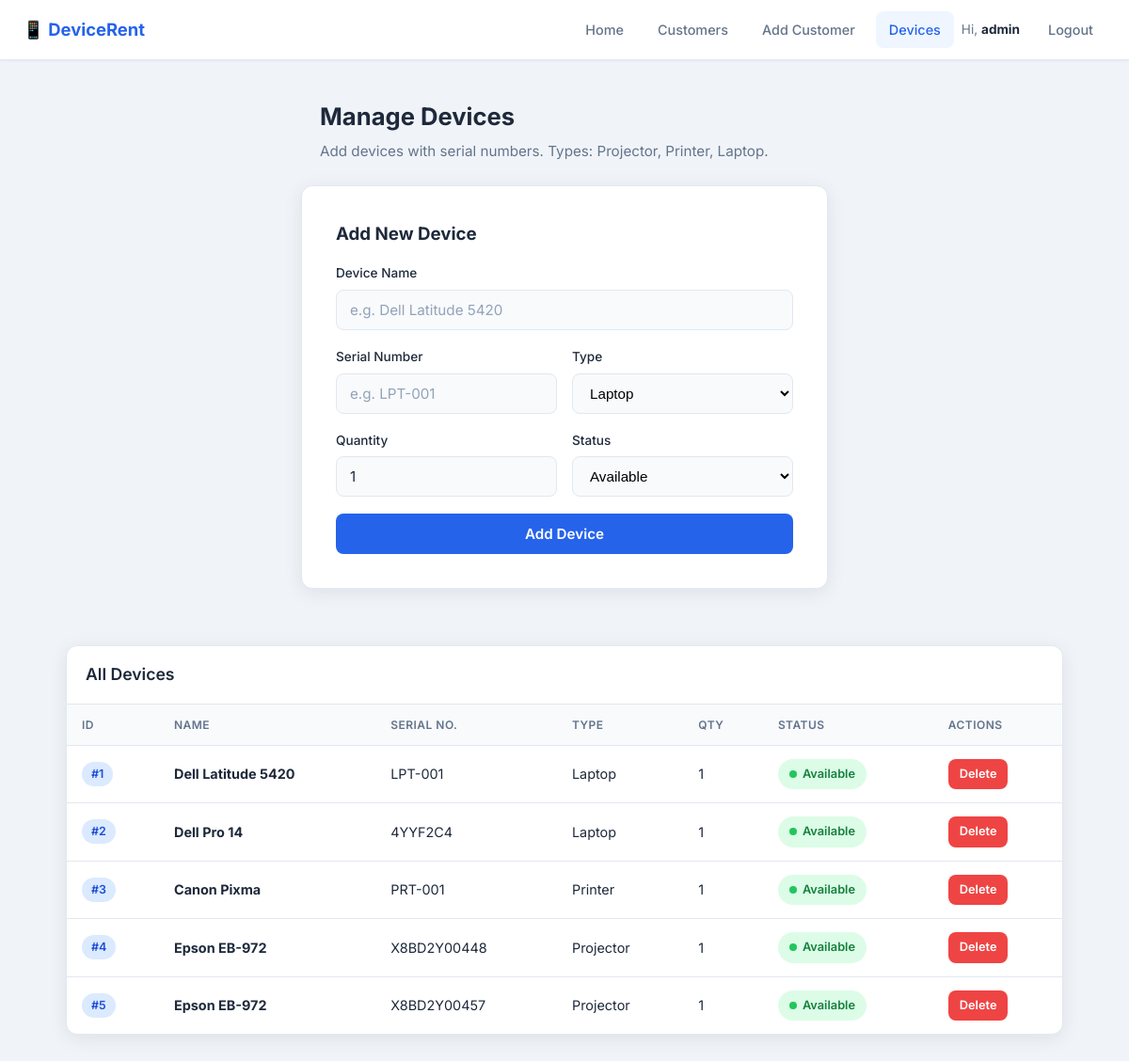
The app's page /manage_devices.php (signed in) with its own data.
### tables this page shows
CREATE TABLE IF NOT EXISTS devices (
    device_id INT AUTO_INCREMENT PRIMARY KEY,
    device_name VARCHAR(100) NOT NULL,
    serial_number VARCHAR(50),
    category VARCHAR(50),
    quantity INT DEFAULT 1,
    status ENUM('Available', 'Unavailable', 'Maintenance') DEFAULT 'Available'
);

### manage_devices.php (the view, shortened to what this page needs)
<?php
include 'db.php';
$devices = mysqli_query($conn, "SELECT * FROM devices ORDER BY category, device_name");
?>
<!DOCTYPE html>
<html lang="en">
<head>
    <link rel="stylesheet" href="style.css">
</head>
<body>
<nav class="navbar">
    <a href="index.php" class="brand">📱 DeviceRent</a>
    <div class="nav-links">
        <a href="index.php">Home</a>
        <a href="view_customers.php">Customers</a>
        <a href="add_customer.php">Add Customer</a>
        <a href="manage_devices.php" class="active">Devices</a>
        <span class="nav-user">Hi, <strong><?php echo htmlspecialchars($_SESSION['username']); ?></strong></span>
        <a href="logout.php">Logout</a>
    </div>
</nav>
<div class="page-header">
    <h1>Manage Devices</h1>
    <p>Add devices with serial numbers. Types: Projector, Printer, Laptop.</p>
</div>
<div class="form-card">
    <h3 style="margin-bottom:16px;">Add New Device</h3>
    <form method="POST">
        <div class="form-group">
            <label>Device Name</label>
            <input type="text" name="device_name" placeholder="e.g. Dell Latitude 5420" required>
        </div>
        <div class="form-row">
            <div class="form-group">
                <label>Serial Number</label>
                <input type="text" name="serial_number" placeholder="e.g. LPT-001" required>
            </div>
            <div class="form-group">
                <label>Type</label>
                <select name="category" required
                    style="width:100%;padding:11px 14px;border:1.5px solid #e2e8f0;border-radius:8px;font-size:0.95rem;background:#f8fafc;">
                    <option value="Laptop">Laptop</option>
                </select>
            </div>
        </div>
        <div class="form-row">
            <div class="form-group">
                <label>Quantity</label>
                <input type="number" name="quantity" value="1" min="1" required>
            </div>
            <div class="form-group">
                <label>Status</label>
                <select name="status"
                    style="width:100%;padding:11px 14px;border:1.5px solid #e2e8f0;border-radius:8px;font-size:0.95rem;background:#f8fafc;">
                    <option value="Available">Available</option>
                </select>
            </div>
        </div>
        <button type="submit" name="add_device" class="btn btn-block">Add Device</button>
    </form>
</div>
<div class="table-wrapper">
    <div class="table-card">
        <div class="table-toolbar">
            <h2>All Devices</h2>
        </div>
        <?php if (!$devices || mysqli_num_rows($devices) === 0): ?>
            <div class="empty-state">
                <div class="icon">📦</div>
                <p>No devices yet.</p>
            </div>
        <?php else: ?>
        <div style="overflow-x:auto;">
            <table>
                <thead>
                    <tr>
                        <th>ID</th>
                        <th>Name</th>
                        <th>Serial No.</th>
                        <th>Type</th>
                        <th>Qty</th>
                        <th>Status</th>
                        <th>Actions</th>
                    </tr>
                </thead>
                <tbody>
                <?php while ($d = mysqli_fetch_assoc($devices)):
                    $isAvailable = strtolower($d['status']) === 'available';
                ?>
                    <tr>
                        <td><span class="badge">#<?php echo $d['device_id']; ?></span></td>
                        <td><strong><?php echo htmlspecialchars($d['device_name']); ?></strong></td>
                        <td><?php echo htmlspecialchars($d['serial_number'] ?? '—'); ?></td>
                        <td><?php echo htmlspecialchars($d['category']); ?></td>
                        <td><?php echo (int)$d['quantity']; ?></td>
                        <td>
                            <?php if ($isAvailable): ?>
                                <a href="?toggle=<?php echo $d['device_id']; ?>" class="toggle-btn toggle-on"
                                   title="Click to turn OFF">
                                    <span class="dot dot-on"></span> Available
                                </a>
                            <?php endif; ?>
                        </td>
                        <td>
                            <a href="?delete=<?php echo $d['device_id']; ?>"
                               class="btn" style="padding:6px 12px;font-size:0.8rem;background:#ef4444;"
                               onclick="return confirm('Delete this device and its rental history?')">Delete</a>
                        </td>
                    </tr>
                <?php endwhile; ?>
                </tbody>
            </table>
        </div>
        <?php endif; ?>
    </div>
</div>
</body>
</html>

### style.css (style rules this page uses)
:root { --primary: #2563eb; --primary-dark: #1d4ed8; --bg: #f0f4f8; --surface: #ffffff; --text: #1e293b; --text-muted: #64748b; --border: #e2e8f0; --success: #10b981; --danger: #ef4444; --radius: 12px; --shadow: 0 4px 20px rgba(0, 0, 0, 0.08); --shadow-lg: 0 10px 40px rgba(0, 0, 0, 0.12); }
* { box-sizing: border-box; margin: 0; padding: 0; }
body { font-family: 'Inter', system-ui, -apple-system, sans-serif; background: var(--bg); color: var(--text); line-height: 1.6; min-height: 100vh; }
.navbar { background: var(--surface); border-bottom: 1px solid var(--border); padding: 0 24px; height: 64px; display: flex; align-items: center; justify-content: space-between; position: sticky; top: 0; z-index: 100; box-shadow: 0 1px 3px rgba(0,0,0,0.05); }
.navbar .brand { font-weight: 700; font-size: 1.15rem; color: var(--primary); text-decoration: none; display: flex; align-items: center; gap: 8px; }
.navbar .nav-links { display: flex; gap: 8px; align-items: center; }
.navbar .nav-links a { text-decoration: none; color: var(--text-muted); font-weight: 500; font-size: 0.9rem; padding: 8px 14px; border-radius: 8px; transition: all 0.2s; }
.navbar .nav-links a:hover, .navbar .nav-links a.active { color: var(--primary); background: #eff6ff; }
.nav-user { font-size: 0.85rem; color: var(--text-muted); margin-right: 8px; }
.nav-user strong { color: var(--text); }
.page-header { max-width: 560px; margin: 40px auto 0; padding: 0 20px; }
.page-header h1 { font-size: 1.6rem; font-weight: 700; margin-bottom: 4px; }
.page-header p { color: var(--text-muted); font-size: 0.95rem; }
.form-card { max-width: 560px; margin: 24px auto 60px; background: var(--surface); border-radius: var(--radius); padding: 36px; box-shadow: var(--shadow); border: 1px solid var(--border); }
.form-group { margin-bottom: 18px; }
.form-group label { display: block; font-size: 0.85rem; font-weight: 500; margin-bottom: 6px; }
.form-row { display: grid; grid-template-columns: 1fr 1fr; gap: 16px; }
input[type="text"], input[type="email"], input[type="number"], input[type="date"], input[type="tel"], input[type="password"] { width: 100%; padding: 11px 14px; border: 1.5px solid var(--border); border-radius: 8px; font-size: 0.95rem; font-family: inherit; color: var(--text); background: #f8fafc; transition: border-color 0.2s, box-shadow 0.2s; }
input::placeholder { color: #94a3b8; }
.btn { display: inline-flex; align-items: center; justify-content: center; gap: 8px; background: var(--primary); color: white; padding: 12px 24px; border: none; border-radius: 8px; font-size: 0.95rem; font-weight: 600; font-family: inherit; cursor: pointer; text-decoration: none; transition: background 0.2s, transform 0.15s; }
.btn-block { width: 100%; }
.table-wrapper { max-width: 1100px; margin: 24px auto 60px; padding: 0 20px; }
.table-card { background: var(--surface); border-radius: var(--radius); box-shadow: var(--shadow); border: 1px solid var(--border); overflow: hidden; }
.table-toolbar { display: flex; justify-content: space-between; align-items: center; padding: 16px 20px; border-bottom: 1px solid var(--border); }
.table-toolbar h2 { font-size: 1.1rem; font-weight: 600; }
table { width: 100%; border-collapse: collapse; }
th { background: #f8fafc; color: var(--text-muted); font-size: 0.75rem; font-weight: 600; text-transform: uppercase; letter-spacing: 0.04em; padding: 12px 16px; text-align: left; border-bottom: 1px solid var(--border); white-space: nowrap; }
td { padding: 14px 16px; border-bottom: 1px solid var(--border); font-size: 0.9rem; }
tr:last-child td { border-bottom: none; }
.badge { display: inline-block; padding: 3px 10px; border-radius: 20px; font-size: 0.78rem; font-weight: 600; background: #dbeafe; color: var(--primary-dark); }

### manage_devices.php (style rules this page uses)
.toggle-btn { display: inline-flex; align-items: center; gap: 6px; padding: 6px 12px; border-radius: 20px; font-size: 0.8rem; font-weight: 600; text-decoration: none; border: none; cursor: pointer; }
.toggle-on { background: #dcfce7; color: #15803d; }
.dot { width: 8px; height: 8px; border-radius: 50%; display: inline-block; }
.dot-on { background: #22c55e; }

### records on screen
devices: device_id "1", device_name "Dell Latitude 5420", serial_number "LPT-001", category "Laptop", quantity "1"
devices: device_id "2", device_name "Dell Pro 14", serial_number "4YYF2C4", category "Laptop", quantity "1"
devices: device_id "3", device_name "Canon Pixma", serial_number "PRT-001", category "Printer", quantity "1"
devices: device_id "4", device_name "Epson EB-972", serial_number "X8BD2Y00448", category "Projector", quantity "1"
devices: device_id "5", device_name "Epson EB-972", serial_number "X8BD2Y00457", category "Projector", quantity "1"

### other values on screen
$_SESSION['username'] "admin"
